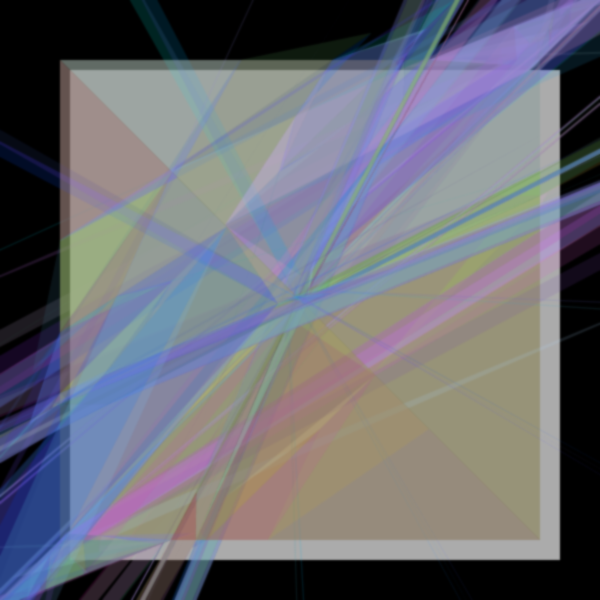
Frame 1 (no input)
Frame 2 (the mouse pressed at the canvas centre, redrawn once): identical to frame 1, image omitted

The p5.js sketch that drew this single still picture (run headless with seeded random() and noise() and a simulated clock; the mouse was pressed at the canvas centre and the sketch redrawn once):

// p5.js sketch
// ── sketch.js
//forked from: https://tylerxhobbs.com/essays/2017/aesthetically-pleasing-triangle-subdivision




var size;
var cavasSize;
var iterations;
var buffer;
var canvasSize;
var buffOffset;
var squareSize;
var maxDepth;
var rG;
var staticRand;

function setup() {
  w = 600;
  var canvas;
    if(windowWidth>=600 && windowHeight >=600){
      canvas = createCanvas(600, 600);
    }
    else{
      canvas = createCanvas(windowWidth, windowHeight - 100);
    }

  var x = (windowWidth - width) / 2;
  var y = (windowHeight - height) / 2;

  canvas.position(x, y);
  background(0);
  noStroke();

 let seed = floor(random(1000));
  //console.log(seed);
  randomSeed(seed);
  angleMode(RADIANS);
  canvasSize = 600;
  buffer = .1;
  buffOffset = canvasSize * buffer;
  squareSize = canvasSize * (1 - buffer);
  background(0);
  //set drawing params
  strokeWeight(.5);
  fill(20);
  rG = [];
  staticRand = [];
  
  depthTable = [];
  
  

  size = 10;
  iterations = 0;
  maxDepth = 12;
  
  for (var l = 0; l < maxDepth * 2; l++){
    staticRand[l] = random();
  }
  
  //precalculate the random values for gaussian displacement and the depths
  for (var l = 0; l < maxDepth*2; l++){
    rG[l] = [randomGaussian(),randomGaussian(),randomGaussian()];
  }
  
  for (var l = 0 ; l < maxDepth+1; l++){
   staticRand[l] = random(0.001,20);
  }
  
  push();
  fill(190,190,190,230);
  //for some reason using square size is too big????
  rect(buffOffset + 10,buffOffset+10, 490);
  pop();
  
  var tl = createVector(buffOffset, buffOffset);
  var tr = createVector(squareSize, buffOffset);
  var br = createVector(squareSize, squareSize);
  var bl = createVector(buffOffset, squareSize);

  TriangleRecurse(tl, tr, br, iterations,maxDepth);
  TriangleRecurse(br, bl, tl, iterations,maxDepth);
  
  filter(BLUR,.5);
  noLoop();

}



function TriangleRecurse(p1, p2, p3, i,maxD) {
  
  //
  if (i == 2){//set a new maxdepth after set amount of rounds
    maxD = i+2 + floor(random()*(maxD-i));
  }
  
  
  if (i == maxD) {
    return null;
  }
  var time = frameCount;
  var basicColor = [random(), random(), random()];
  var r = 255 * (basicColor[0] + random() * ( cos ( PI* i*23.234 + time) ) );
  var g = 255 * (basicColor[1] + random() * ( sin ( PI* i*12 + time) ) );
  var b = 255 * (basicColor[2] + random() * ( sin ( PI* i*1.87 + time) ) );
  fill(r,g,b,20);
  beginShape();
  vertex(p1.x, p1.y);
  vertex(p2.x, p2.y);
  vertex(p3.x, p3.y);
  endShape(CLOSE);


  //create array of side lengths
  var lengths = [];

  lengths.push(distance(p1, p2));
  lengths.push(distance(p2, p3));
  lengths.push(distance(p1, p3));

  var longestIndex = 0;
  var longestSide = lengths[0];
  for (var j = 0; j < lengths.length; j++) {
    if (lengths[j] > longestSide) {
      longestIndex = j;
    }
  }

  //Lerped midpoint positions modulated by gaussian
  //var rG = randomGaussian();
  var sd = .5;
  var t1 = (rG[i][0] * sd % .3) + 10;//this uses my precalculated randoms
  var t2 = (rG[i][1] * sd % .3) + 1;
  var t3 = (rG[i][2] * sd % .3) + 0.2
  var p4 = Lerp2D(p1, p2, t1);
  var p5 = Lerp2D(p2, p3, t2);
  var p6 = Lerp2D(p1, p3, t3);
  var points = [p4, p5, p6];

  //pick 4,5,6 depending on which is longest.
  //4 is top, 5 is right and 6 is center
  //use the longestIndex to get the value;
  
  //INCREASE DEPTH VALUE
  i++;
  
  
  //Depending on these recursions you get diff patterns
  //try p6,p1,p2 and p6,p2,p3 for a fun pattern
  //two triangles split on p6
  
  //change triangle depending on the option
  if (longestIndex == 2) {
    TriangleRecurse(p2, points[longestIndex], p1, i, maxD);

    TriangleRecurse(p2, points[longestIndex], p3, i, maxD);
  }
  if (longestIndex == 1) {
    TriangleRecurse(p1, p2, points[longestIndex], i, maxD);

    TriangleRecurse(points[longestIndex], p3, p1, i, maxD);
  }
  if (longestIndex == 0) {

    TriangleRecurse(p1, points[longestIndex], p3, i, maxD);

    TriangleRecurse(p3, points[longestIndex], p2, i, maxD);
  }




}

function draw() {

  if (false) {
  
  background(255, 240, 240);
    
  }
}


//function takes two points, I guess it could be vectors
function MiddlePoint(p1, p2) {
  var x = (p1.x + p2.x) * .5;
  var y = (p1.y + p2.y) * .5;
  result = createVector(x, y);
  return result;
} //return the midpoint

function Triangle(p1, p2, p3) {
  beginShape();
  vertex(p1.x, p1.y);
  vertex(p2.x, p2.x);
  vertex(p3.x, p3.y);
  endShape(CLOSE);
}

//takes the two points
function Lerp2D(a, b, t) {
  var x = lerp(a.x, b.x, t);
  var y = lerp(a.y, b.y, t);
  var result = createVector(x, y);

  return result;

}

function distance(a, b) {
  return sqrt(pow(b.x - a.x, 2) + pow(b.y - a.y, 2));

}
